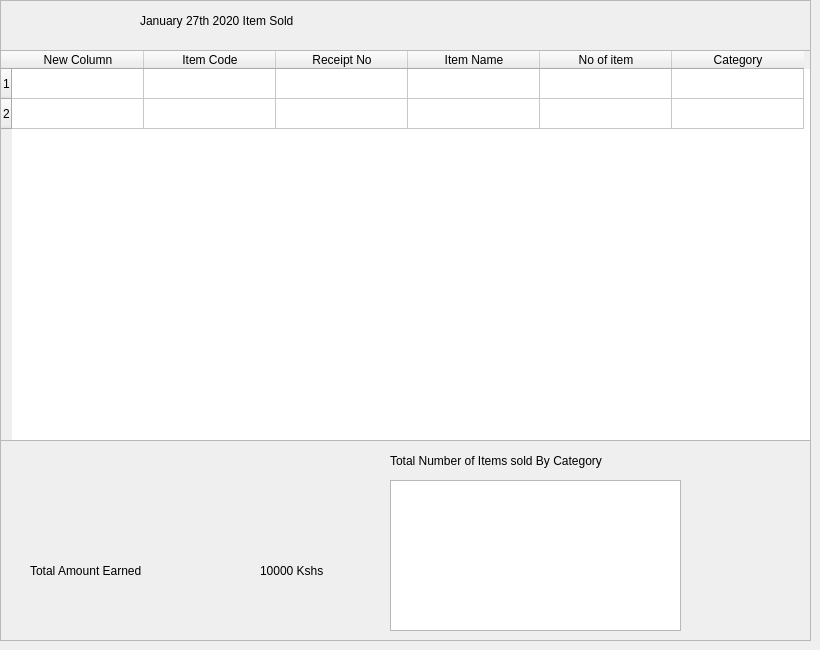
         <widget class="QWidget" name="tab_5">
          <attribute name="title">
           <string>Page</string>
          </attribute>
          <widget class="QFrame" name="frame_5">
           <property name="geometry">
            <rect>
             <x>0</x>
             <y>0</y>
             <width>811</width>
             <height>641</height>
            </rect>
           </property>
           <property name="frameShape">
            <enum>QFrame::StyledPanel</enum>
           </property>
           <property name="frameShadow">
            <enum>QFrame::Raised</enum>
           </property>
           <widget class="QTableWidget" name="tableWidget_3">
            <property name="geometry">
             <rect>
              <x>0</x>
              <y>50</y>
              <width>811</width>
              <height>391</height>
             </rect>
            </property>
            <property name="rowCount">
             <number>2</number>
            </property>
            <property name="columnCount">
             <number>6</number>
            </property>
            <attribute name="horizontalHeaderDefaultSectionSize">
             <number>132</number>
            </attribute>
            <row/>
            <row/>
            <column>
             <property name="text">
              <string>New Column</string>
             </property>
            </column>
            <column>
             <property name="text">
              <string>Item Code</string>
             </property>
            </column>
            <column>
             <property name="text">
              <string>Receipt No</string>
             </property>
            </column>
            <column>
             <property name="text">
              <string>Item Name</string>
             </property>
            </column>
            <column>
             <property name="text">
              <string>No of item</string>
             </property>
            </column>
            <column>
             <property name="text">
              <string>Category</string>
             </property>
            </column>
           </widget>
           <widget class="QLabel" name="label_16">
            <property name="geometry">
             <rect>
              <x>140</x>
              <y>0</y>
              <width>421</width>
              <height>41</height>
             </rect>
            </property>
            <property name="styleSheet">
             <string notr="true">font: 24pt &quot;Ubuntu&quot;;</string>
            </property>
            <property name="text">
             <string>January 27th 2020 Item Sold</string>
            </property>
           </widget>
           <widget class="QLabel" name="label_18">
            <property name="geometry">
             <rect>
              <x>30</x>
              <y>550</y>
              <width>231</width>
              <height>41</height>
             </rect>
            </property>
            <property name="styleSheet">
             <string notr="true">font: 16pt &quot;Ubuntu&quot;;</string>
            </property>
            <property name="text">
             <string>Total Amount Earned</string>
            </property>
           </widget>
           <widget class="QLabel" name="label_20">
            <property name="geometry">
             <rect>
              <x>260</x>
              <y>550</y>
              <width>111</width>
              <height>41</height>
             </rect>
            </property>
            <property name="styleSheet">
             <string notr="true">font: 16pt &quot;Ubuntu&quot;;</string>
            </property>
            <property name="text">
             <string>10000 Kshs</string>
            </property>
           </widget>
           <widget class="QLabel" name="label_19">
            <property name="geometry">
             <rect>
              <x>390</x>
              <y>440</y>
              <width>391</width>
              <height>41</height>
             </rect>
            </property>
            <property name="styleSheet">
             <string notr="true">font: 16pt &quot;Ubuntu&quot;;</string>
            </property>
            <property name="text">
             <string>Total Number of Items sold By Category</string>
            </property>
           </widget>
           <widget class="QListWidget" name="listWidget">
            <property name="geometry">
             <rect>
              <x>390</x>
              <y>480</y>
              <width>291</width>
              <height>151</height>
             </rect>
            </property>
           </widget>
          </widget>
         </widget>
